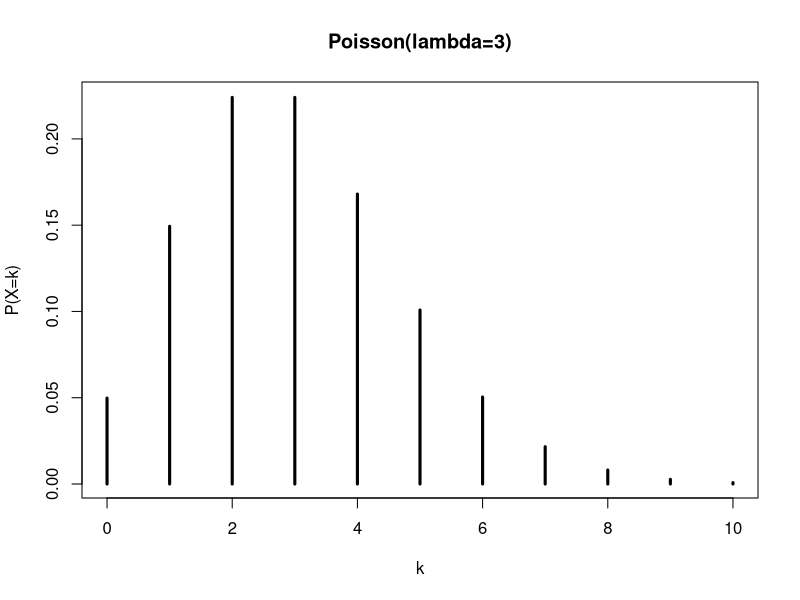
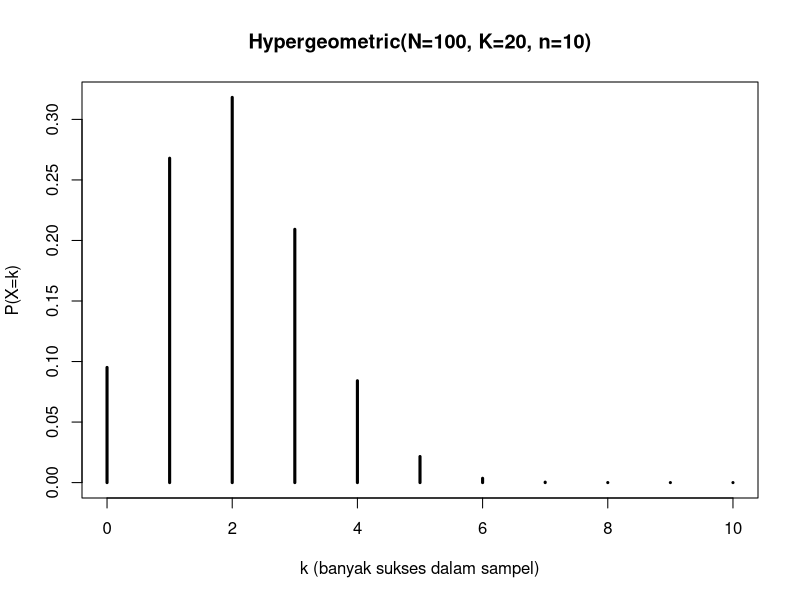
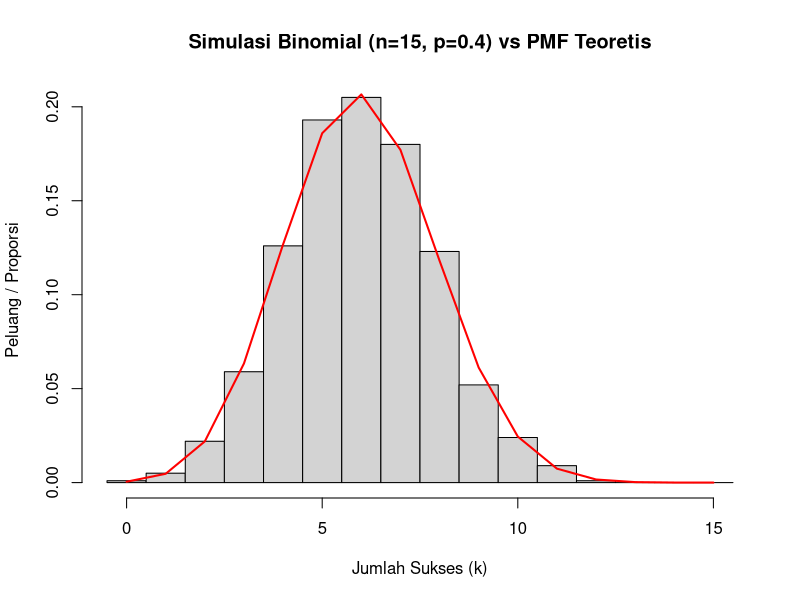

These figures' R source, in order:
# 1. Jika rata-rata pelanggan datang ke toko adalah 3 orang per jam, 
#    modelkan dengan Poisson dan hitung P(X≥5)

lambda <- 3
n <- 100
x <- 0:10

#PMF
pmf <- dpois(x, lambda)

#Plot PMF
plot(x, pmf, type='h', lwd=3, main='Poisson(lambda=3)', xlab='k', ylab='P(X=k)')

# 2. Dari 100 bola (20 berwarna merah), diambil 10 tanpa pengembalian. 
#    Modelkan jumlah bola merah yang diambil dengan distribusi yang tepat.

N <- 100
K <- 20
n <- 10

#Domain k 
k <- seq(from = max(0, n + K - N), to = min(n, K))

#PMF
pmf <- dhyper(x = k, m = K, n = N - K, k = n)
data.frame(k = k, P = pmf)

#Plot PMF
plot(k, pmf, type = "h", lwd = 3,
     main = paste0("Hypergeometric(N=", N, ", K=", K, ", n=", n, ")"),
     xlab = "k (banyak sukses dalam sampel)", ylab = "P(X=k)")

# 3. Simulasikan 1.000 percobaan Binomial (n=15,p=0.4)
#    dan bandingkan histogram hasil simulasi dengan PMF teoretis.

p <- 0.4
n <- 15
x <- 0:n

#PMF teoretis
pmf_teoretis <- dbinom(x, size = n, prob = p)

#Simulasi 1000 kali
set.seed(123)
simulasi <- rbinom(1000, size = n, prob = p)  

#Histogram hasil simulasi 
hist(simulasi, 
     breaks = seq(-0.5, n + 0.5, by = 1), 
     prob = TRUE, 
     col = "light grey", 
     main = "Simulasi Binomial (n=15, p=0.4) vs PMF Teoretis",
     xlab = "Jumlah Sukses (k)", 
     ylab = "Peluang / Proporsi")

lines(x, pmf_teoretis, col = "red", pch = 19, lwd = 2)
